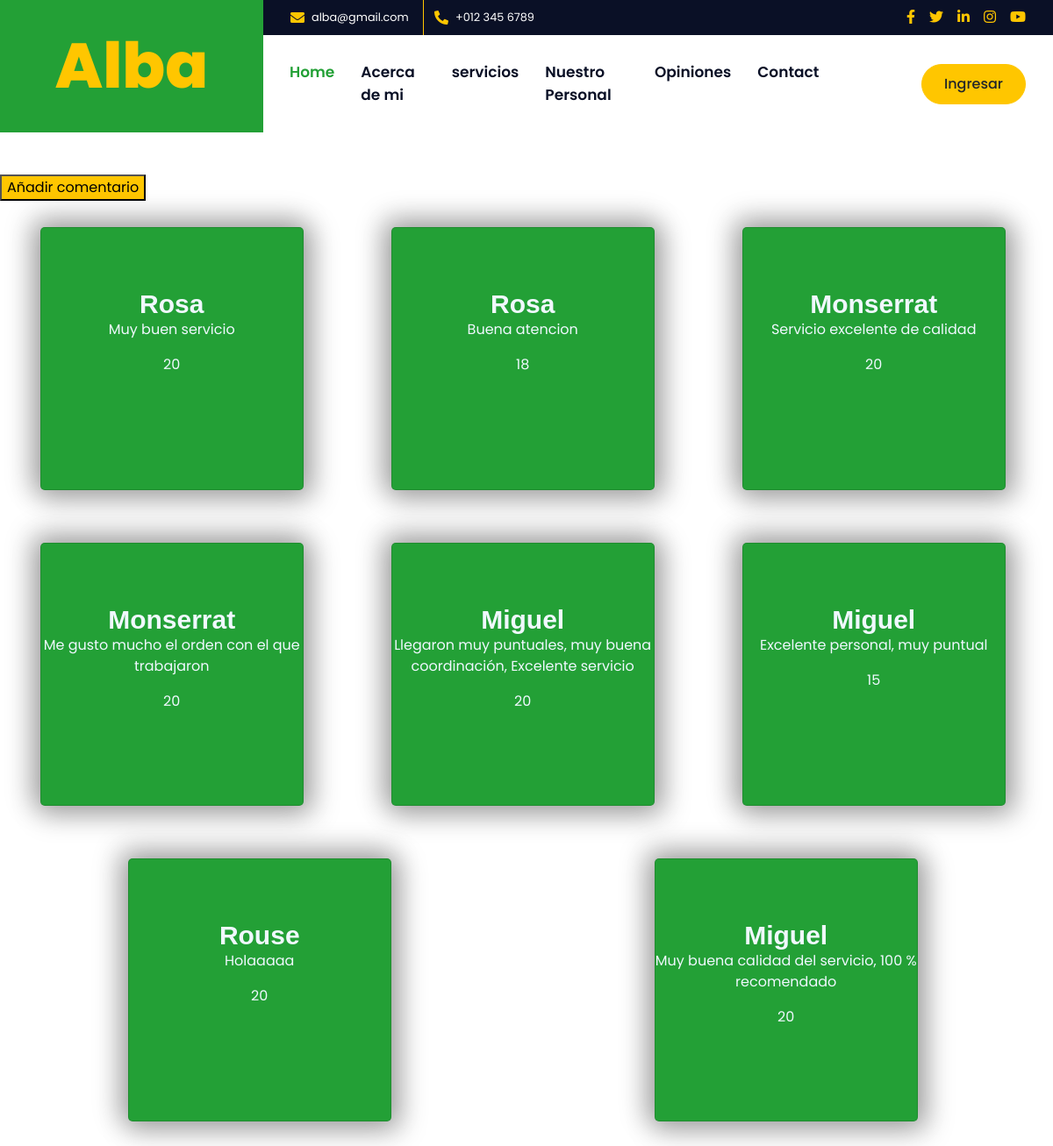
Page /AppColegio/comentarios on the committed database.
### AppColegio/models.py (models this page shows)
class Opiniones(models.Model):
    autor=models.CharField(max_length=40, default="")
    opinion=models.TextField(max_length=240)
    calificacion=models.IntegerField()

### AppColegio/views.py (the view)
# urls.py: path('comentarios', views.comentarios, name='comentarios'),
def comentarios(request):
    servicios = Opiniones.objects.all()
    return render(request, 'AppColegio/Opiniones/listaopiniones.html',{'resultados':servicios})

### AppColegio/Templates/AppColegio/Opiniones/listaopiniones.html (shortened to what this page needs)
{% extends 'AppColegio/padre.html' %}
{% block head %}
  {% load static %}
  <link rel="stylesheet" href="{% static 'AppColegio/csscoment/style.css' %}">
{% endblock head %}
{% block colegio %}
<br><br>
{% if not user.is_authenticated %}
<button style="background-color:#FFC600">
  <a style="color: black;" href="{% url 'Mensaje' %}">Añadir comentario</a>
  </button>
  {% endif %}
<div class="cards-list">
{% for e in resultados %}
<div class="card" style="background-color: #23A036">
  <br><br><br><br><br>
  <br>
  <div class="card_title title-black">
    <p style="color: aliceblue;">{{e.autor}}</p>
  </div>
  <center>
  <div>
  <p style="color: aliceblue;">{{e.opinion}}</p>
  <p style="color: aliceblue;">{{e.calificacion}}</p>
</div>
</center>
</div>
{% endfor %}
</div>
{% endblock %}

### AppColegio/static/AppColegio/csscoment/style.css (style rules this page uses)
.cards-list { z-index: 0; width: 100%; display: flex; justify-content: space-around; flex-wrap: wrap; }
.card { margin: 30px auto; width: 300px; height: 300px; border-radius: 40px; box-shadow: 5px 5px 30px 7px rgba(0,0,0,0.25), -5px -5px 30px 7px rgba(0,0,0,0.22); cursor: pointer; transition: 0.4s; }
.card .card_title { text-align: center; border-radius: 0px 0px 40px 40px; font-family: sans-serif; font-weight: bold; font-size: 30px; margin-top: -80px; height: 40px; }
.title-black { color: black; }

### rows in the picture
Opiniones: autor "Rosa", opinion "Muy buen servicio", calificacion "20"
Opiniones: autor "Rosa", opinion "Buena atencion", calificacion "18"
Opiniones: autor "Monserrat", opinion "Servicio excelente de calidad", calificacion "20"
Opiniones: autor "Monserrat", opinion "Me gusto mucho el orden con el que trabajaron", calificacion "20"
Opiniones: autor "Miguel", opinion "Llegaron muy puntuales, muy buena coordinación, Excelente servicio", calificacion "20"
Opiniones: autor "Miguel", opinion "Excelente personal, muy puntual", calificacion "15"
Opiniones: autor "Rouse", opinion "Holaaaaa", calificacion "20"
Opiniones: autor "Miguel", opinion "Muy buena calidad del servicio, 100 % recomendado", calificacion "20"
